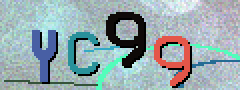
%> input picture New Method/1.png, 120 x 45 px (shown 2 times larger)
$ octave main.m   (GNU Octave 9; MATLAB toolbox functions it lacks are replaced by stand-ins)
%> lines starting %> are read from the running program, lines starting %| are printed output that depends on the picture
### New Method/locbw.m
%otsu邻域二值化，暂定3*3
function y = locbw(A)
T = graythresh(A)
if A(13) < T
    y = 0;
else
    y = 1;
end

### New Method/main.m
I = imread('1.png');
%> I is the input picture: size 45x120x3 uint8; mean R, G, B 151, 169.6, 173.7
[m,n] = size(I(:,:,1));
%> m = 45; n = 120
G = rgb2gray(I);%原理也是利用经验公式
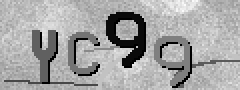
%> G: size 45x120 uint8 (shown 2 times larger); min 0, max 251, mean 164.5
% [8 lines of commented-out code are left out]
figure;imshow(G)
figure;imshow(histeq(G))
%> after `imshow(histeq(G))`:
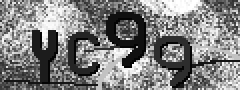
%> displayed picture: size 45x120, on the screen's scale of 0 to 255 (shown 2 times larger); min 4, max 255, mean 128

%%
%复制边界
emp = zeros(m,n);
%> emp: size 45x120 double; every value is 0
temp1 = [emp(:,1),G,emp(:,end)];
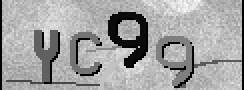
%> temp1: size 45x122 uint8 (shown 2 times larger); min 0, max 251, mean 161.8
[i,j] = size(temp1);
%> i = 45; j = 122
emp = zeros(i,j);
temp2 = [emp(1,:);temp1;emp(end,:)];
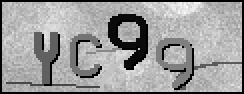
%> temp2: size 47x122 uint8 (shown 2 times larger); min 0, max 251, mean 154.9
%> the run ends on the next line

%有明显分块，不可行
% % %分块处理
% % fun = @(block_struct) locbw(block_struct.data);
% % bw = blockproc(temp2,[45 9],fun);

fun = @(x) locbw(x(:));
%%滑动邻域
temp = nlfilter(temp2,[3 3],fun);

$ run again, with New Method/0030.png copied over New Method/1.png
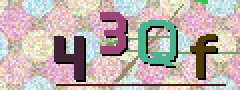
%> input picture New Method/0030.png, 120 x 45 px (shown 2 times larger)
%> I is the input picture: size 45x120x3 uint8; mean R, G, B 188.7, 176.4, 171.4
%> m = 45; n = 120
%> emp: size 45x120 double; every value is 0
%> `temp1 = [emp(:,1),G,emp(:,end)];`:
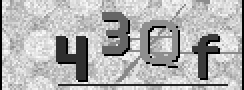
%> temp1: size 45x122 uint8 (shown 2 times larger); min 0, max 254, mean 176.5
%> `temp2 = [emp(1,:);temp1;emp(end,:)];`:
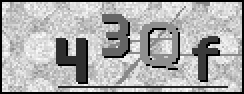
%> temp2: size 47x122 uint8 (shown 2 times larger); min 0, max 254, mean 169

$ run again, with New Method/0187.png copied over New Method/1.png
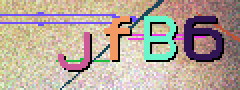
%> input picture New Method/0187.png, 120 x 45 px (shown 2 times larger)
%> I is the input picture: size 45x120x3 uint8; mean R, G, B 180.6, 164.6, 151.9
%> m = 45; n = 120
%> emp: size 45x120 double; every value is 0
%> `temp1 = [emp(:,1),G,emp(:,end)];`:
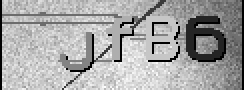
%> temp1: size 45x122 uint8 (shown 2 times larger); min 0, max 255, mean 165.2
%> `temp2 = [emp(1,:);temp1;emp(end,:)];`:
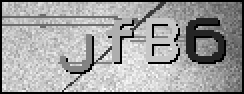
%> temp2: size 47x122 uint8 (shown 2 times larger); min 0, max 255, mean 158.2
